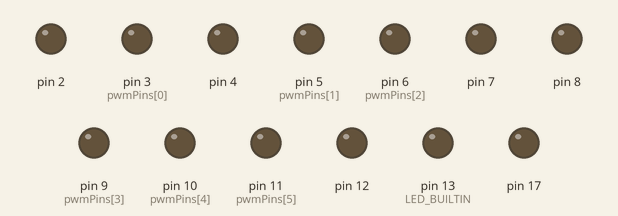
A sketch run on a simulated Arduino Leonardo, built with avr-gcc and run on an emulated ATmega32U4. Shown: output pins drawn as LEDs (lit = HIGH). EEPROM starts erased; USB keyboard and mouse output is not drawn; what the sketch prints to the serial monitor is not drawn.

Above: at 0.1 s.
At 3.1 s:
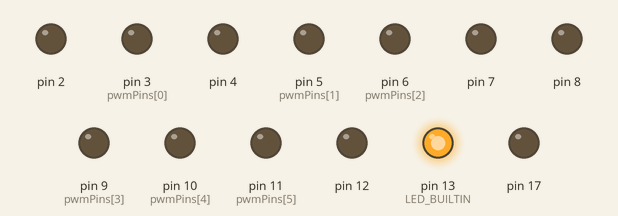
At 5.1 s:
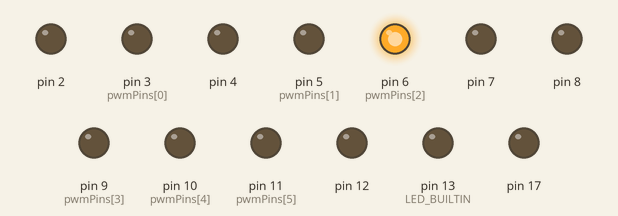
At 5.5 s:
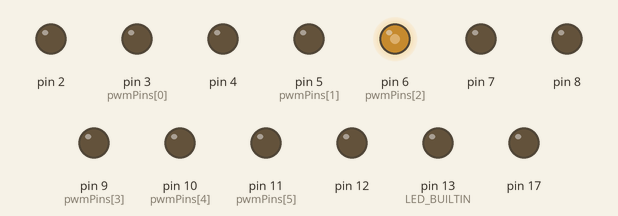
At 5.9 s:
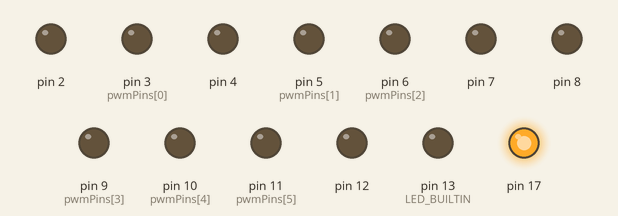
Timing chart, 0 to 7.4 s (numbered marks = the images above):
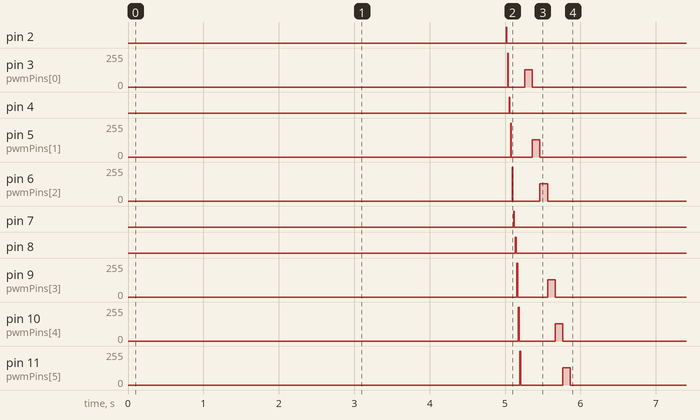

The sketch:

LEONARDO.ino
```cpp
/*
  =================================================
  Arduino Leonardo Full Self-Diagnostic Test
  =================================================

  Description:
  This program performs a **comprehensive self-diagnostic test**
  on an **Arduino Leonardo** to verify the functionality of key components, including:

  ✅ Serial Communication
  ✅ Built-in LED (Pin 13)
  ✅ Digital I/O Pins (D2 - D13)
  ✅ Analog Inputs (A0 - A5)
  ✅ PWM Outputs (D3, D5, D6, D9, D10, D11)
  ✅ EEPROM Read/Write
  ✅ SPI Communication
  ✅ USB HID Functionality (Basic test)

  Optional (Disabled by Default - Uncomment to Enable):
  ⚠️ I2C Communication (requires external I2C device)
  ⚠️ Voltage Level Check (requires connection to A0)

  Enabling/Disabling Tests:
  - Set **true** to enable a test, or **false** to disable it.

  Usage:
  - **Before Uploading:** Select the correct **port** and set the board type to **Arduino Leonardo**.
  - Upload the sketch using the **Arduino IDE**.
  - Open the **Serial Monitor (Ctrl + Shift + M)** at **9600 baud**.
  - View test results and diagnose any hardware issues.
*/

// ======= Enable or Disable Tests =======
#define ENABLE_SERIAL_TEST    true
#define ENABLE_LED_TEST       true
#define ENABLE_DIGITAL_IO     true
#define ENABLE_ANALOG_TEST    true
#define ENABLE_PWM_TEST       true
#define ENABLE_EEPROM_TEST    true
#define ENABLE_SPI_TEST       true
#define ENABLE_USB_HID_TEST   true
#define ENABLE_I2C_TEST       false  // Requires external I2C device
#define ENABLE_VOLTAGE_TEST   false  // Requires voltage measurement on A0

#include <EEPROM.h>
#include <Wire.h>
#include <SPI.h>
#include <HID.h>
#include <Keyboard.h>

#define TEST_DELAY 500
#define ANALOG_THRESHOLD 50

void setup() {
    Serial.begin(9600);
    while (!Serial);  // Wait for Serial Monitor to open
    delay(2000);
    Serial.println("\n=== Arduino Leonardo Full Self-Diagnostic Test ===");

    // 1. Serial Communication Test
    if (ENABLE_SERIAL_TEST) {
        Serial.println("Checking Serial Communication...");
        Serial.println("✔ Serial Communication: PASS");
    }

    // 2. Built-in LED Test
    if (ENABLE_LED_TEST) {
        Serial.println("Checking Built-in LED...");
        pinMode(LED_BUILTIN, OUTPUT);
        for (int i = 0; i < 3; i++) {
            digitalWrite(LED_BUILTIN, HIGH);
            delay(TEST_DELAY);
            digitalWrite(LED_BUILTIN, LOW);
            delay(TEST_DELAY);
        }
        Serial.println("✔ Built-in LED: PASS");
    }

    // 3. Digital I/O Test
    if (ENABLE_DIGITAL_IO) {
        Serial.println("Checking Digital I/O...");
        bool digitalIOOK = true;
        for (int pin = 2; pin <= 13; pin++) {
            pinMode(pin, OUTPUT);
            digitalWrite(pin, HIGH);
            delay(10);
            if (digitalRead(pin) != HIGH) digitalIOOK = false;

            digitalWrite(pin, LOW);
            delay(10);
            if (digitalRead(pin) != LOW) digitalIOOK = false;
        }
        Serial.println(digitalIOOK ? "✔ Digital I/O: PASS" : "✖ Digital I/O: FAIL");
    }

    // 4. Analog Input Test
    if (ENABLE_ANALOG_TEST) {
        Serial.println("Checking Analog Inputs...");
        bool analogOK = true;
        for (int pin = A0; pin <= A5; pin++) {
            pinMode(pin, INPUT);
            int value = analogRead(pin);
            Serial.print("Analog Pin ");
            Serial.print(pin);
            Serial.print(": ");
            Serial.println(value);
            if (value < ANALOG_THRESHOLD) analogOK = false;
        }
        Serial.println(analogOK ? "✔ Analog Inputs: PASS" : "✖ Analog Inputs: FAIL");
    }

    // 5. PWM Test
    if (ENABLE_PWM_TEST) {
        Serial.println("Checking PWM Outputs...");
        int pwmPins[] = {3, 5, 6, 9, 10, 11};
        for (int i = 0; i < 6; i++) {
            pinMode(pwmPins[i], OUTPUT);
            analogWrite(pwmPins[i], 128);
            delay(100);
            digitalWrite(pwmPins[i], LOW);
        }
        Serial.println("✔ PWM Outputs: PASS (Manual verification required)");
    }

    // 6. EEPROM Test
    if (ENABLE_EEPROM_TEST) {
        Serial.println("Checking EEPROM...");
        int oldValue = EEPROM.read(0);
        EEPROM.write(0, 42);
        delay(10);
        int eepromValue = EEPROM.read(0);
        EEPROM.write(0, oldValue);  // Restore original value
        Serial.println((eepromValue == 42) ? "✔ EEPROM: PASS" : "✖ EEPROM: FAIL");
    }

    // 7. I2C Communication Test (Optional)
    if (ENABLE_I2C_TEST) {
        Serial.println("Checking I2C Communication...");
        Wire.begin();
        Wire.beginTransmission(0x00); // Test with a non-existent address
        Serial.println((Wire.endTransmission() == 0) ? "✔ I2C Communication: PASS" : "✖ I2C Communication: FAIL");
    }

    // 8. SPI Communication Test
    if (ENABLE_SPI_TEST) {
        Serial.println("Checking SPI Communication...");
        pinMode(SS, OUTPUT);
        digitalWrite(SS, LOW);
        SPI.begin();
        byte testValue = 0x55;
        byte response = SPI.transfer(testValue);
        digitalWrite(SS, HIGH);
        Serial.println((response == 0x55 || response == 0x00) ? "✔ SPI Communication: PASS" : "✖ SPI Communication: FAIL");
    }

    // 9. USB HID Functionality Test
    if (ENABLE_USB_HID_TEST) {
        Serial.println("Checking USB HID Functionality...");
        Keyboard.begin();
        Keyboard.print("USB HID Test OK");
        Keyboard.end();
        Serial.println("✔ USB HID Functionality: PASS (Check if text appears)");
    }

    // 10. Voltage Test (Optional)
    if (ENABLE_VOLTAGE_TEST) {
        Serial.println("Checking Voltage Levels...");
        pinMode(A0, INPUT);
        float voltage = analogRead(A0) * (5.0 / 1023.0);
        Serial.print("Measured Voltage: ");
        Serial.println(voltage);
        Serial.println((voltage >= 4.7 && voltage <= 5.3) ? "✔ 5V Power Supply: PASS" : "✖ 5V Power Supply: FAIL");
    }

    Serial.println("\n✅ Arduino Leonardo Self-Test Complete!");
}

void loop() {
    // No need to loop, test runs once
}
```
